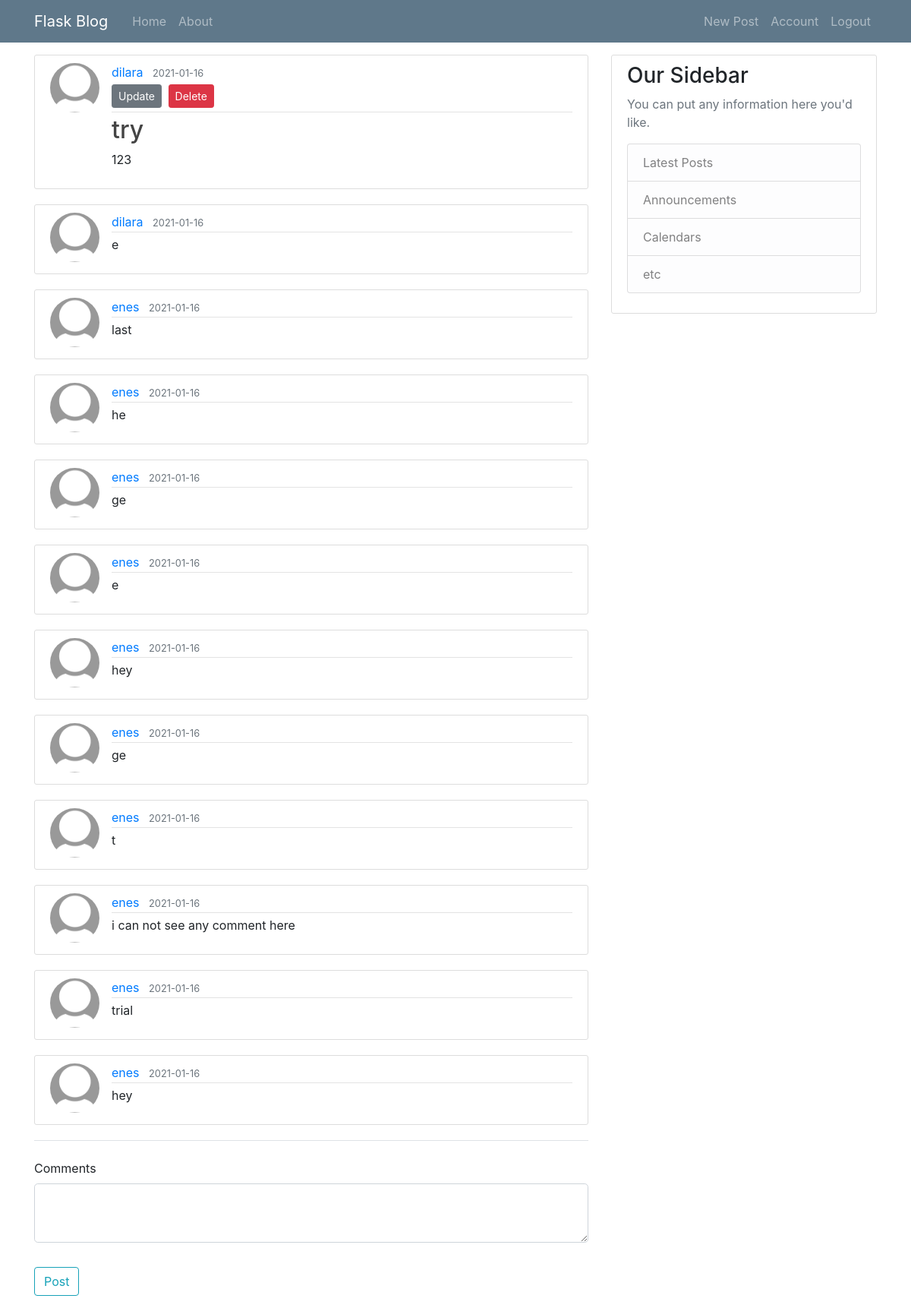
The app's page /post/1 (signed in) with its own data.
### Blog/models.py (models this page shows, shortened)
class User(db.Model, UserMixin):
    id = db.Column(db.Integer, primary_key=True)
    username = db.Column(db.String(20), unique=True, nullable=False)
    email = db.Column(db.String(120), unique=True, nullable=False)
    image_file = db.Column(db.String(20), nullable=False, default='default.jpg')
    password = db.Column(db.String(60), nullable=False)
    posts = db.relationship('Post', backref='author', lazy=True)
    comments = db.relationship('Comment', backref="author",lazy=True)

class Post(db.Model):
    id = db.Column(db.Integer, primary_key=True)
    title = db.Column(db.String(100), nullable=False)
    date_posted = db.Column(db.DateTime, nullable=False, default=datetime.utcnow)
    content = db.Column(db.Text, nullable=False)
    user_id = db.Column(db.Integer, db.ForeignKey('user.id'), nullable=False)
    comments = db.relationship('Comment', backref='entry', lazy=True)

class Comment(db.Model):
    id = db.Column(db.Integer, primary_key=True)
    date_posted = db.Column(db.DateTime, nullable=False, default=datetime.utcnow)
    content = db.Column(db.Text, nullable=False)
    post_id = db.Column(db.Integer, db.ForeignKey('post.id'), nullable=False)
    user_id = db.Column(db.Integer, db.ForeignKey('user.id'), nullable=False)

### Blog/routes.py (the view)
@app.route('/post/<int:post_id>', methods=['GET','POST'])
@login_required
def post(post_id):
    post = Post.query.get_or_404(post_id)
    form = CommentForm()
    if form.validate_on_submit():
        comment_post = Comment(content=form.content.data, entry=post, author=current_user)
        db.session.add(comment_post)
        db.session.commit()
        flash('Your comment has been created!', 'success')
        return redirect(url_for('post',post_id=post.id))
    comment = Comment.query.filter_by(post_id=post_id).order_by(Comment.date_posted.desc()).all()
    return render_template('post.html', post=post, form=form, comment=comment)

### Blog/forms.py
class CommentForm(FlaskForm):
    content = TextAreaField('Comments', validators=[DataRequired()])
    submit = SubmitField('Post')

### Blog/models.py (called while the page is built)
@login_manager.user_loader
def load_user(user_id):
    return User.query.get(int(user_id))

### Blog/templates/post.html (shortened to what this page needs)
{% extends "base.html" %}
{% block content %}
    <article class="media content-section">
      <img class="rounded-circle article-img" src="{{url_for('static', filename='images/' + post.author.image_file) }}" alt="">
      <div class="media-body">
        <div class="article-metadata">
          <a class="mr-2" href="{{url_for('user_posts', username=post.author.username)}}">{{ post.author.username }}</a>
          <small class="text-muted">{{ post.date_posted.strftime('%Y-%m-%d') }}</small>
          {% if post.author == current_user %}
            <div class="">
                <a class="btn btn-secondary btn-sm mt-1 mb-1" href="{{url_for('update_post', post_id=post.id)}}">Update</a>
                <button type="button" class="btn btn-danger btn-sm m-1" data-toggle="modal" data-target="#deleteModal" >Delete</button>
            </div>
          {% endif %}
        </div>
        <h2 class="article-title">{{ post.title }}</h2>
        <p class="article-content">{{ post.content|safe }}</p>
      </div>
    </article>
    {% for comment in comment %}
    <article class="media content-section">
      <img class="rounded-circle article-img" src="{{url_for('static', filename='images/' + comment.author.image_file) }}" alt="">
      <div class="media-body">
        <div class="article-metadata">
          <a class="mr-2" href="{{url_for('user_posts', username=comment.author.username)}}">{{ comment.author.username }}</a>
          <small class="text-muted">{{ comment.date_posted.strftime('%Y-%m-%d') }}</small>
        </div>
      <p class="article-content">{{ comment.content }}</p>
      </div>
    </article>
    {% endfor %}
    <form action="" method="POST">
        <fieldset class="form-group">
            <legend class="border-bottom mb-4">{{ legend }}</legend>
             <div class="form-group">
                {{ form.content.label(class="form-control-label") }}
                {% if form.content.errors %}
                  {{ form.content(class="form-control form-control-lg is-invalid") }}
                  <div class="invalid-feedback">
                    {% for error in form.content.errors %}
                      <span>{{ error }}</span>
                    {% endfor %}
                  </div>
                {% else %}
                  {{ form.content(class="form-control form-control-lg")}}
                {% endif %}
             </div>
        </fieldset>
         <div class="form-group">
           {{ form.submit(class="btn btn-outline-info") }}
          </div>
    </form>
{% endblock content %}

### Blog/templates/base.html (shortened to what this page needs)
<!DOCTYPE html>
<html lang="en" dir="ltr">
  <head>
   <link rel="stylesheet" tyle="text/css" href={{url_for('static',filename='main.css')}}>
   <link rel="stylesheet" tyle="text/css" href={{url_for('static',filename='prism.css')}}>
   <link rel="stylesheet" href="https://maxcdn.bootstrapcdn.com/bootstrap/4.0.0/css/bootstrap.min.css">
  </head>
  <body>
      <header class="site-header">
        <nav class="navbar navbar-expand-md navbar-dark bg-steel fixed-top">
          <div class="container">
            <a class="navbar-brand mr-4" href="/">Flask Blog</a>
            <div class="collapse navbar-collapse" id="navbarToggle">
              <div class="navbar-nav mr-auto">
                <a class="nav-item nav-link" href="{{ url_for('home') }}">Home</a>
                <a class="nav-item nav-link" href="{{ url_for('about') }}">About</a>
              </div>
              <div class="navbar-nav">
                {% if current_user.is_authenticated %}
                  <a class="nav-item nav-link" href="{{ url_for('new_post') }}">New Post</a>
                  <a class="nav-item nav-link" href="{{ url_for('account') }}">Account</a>
                  <a class="nav-item nav-link" href="{{ url_for('logout') }}">Logout</a>
                {% else %}
                  <a class="nav-item nav-link" href="{{ url_for('login') }}">Login</a>
                  <a class="nav-item nav-link" href="{{ url_for('register') }}">Register</a>
                {% endif %}
              </div>
            </div>
          </div>
        </nav>
      </header>
      <main role="main" class="container">
        <div class="row">
          <div class="col-md-8">
            <br>
            <br>
            <br>
            {% block content %}{% endblock %}
          </div>
          <div class="col-md-4">
            <br>
            <br>
            <br>
            <div class="content-section">
              <h3>Our Sidebar</h3>
              <p class='text-muted'>You can put any information here you'd like.
                <ul class="list-group">
                  <li class="list-group-item list-group-item-light">Latest Posts</li>
                  <li class="list-group-item list-group-item-light">Announcements</li>
                  <li class="list-group-item list-group-item-light">Calendars</li>
                  <li class="list-group-item list-group-item-light">etc</li>
                </ul>
              </p>
            </div>
          </div>
        </div>
      </main>
  </body>
  </body>
</html>

### Blog/static/main.css (style rules this page uses)
body { background: #fafafa; color: #333333; margin-top: 5rem; }
h1, h2, h3, h4, h5, h6 { color: #444444; }
.bg-steel { background-color: #5f788a; }
.site-header .navbar-nav .nav-link { color: #cbd5db; }
.content-section { background: #ffffff; padding: 10px 20px; border: 1px solid #dddddd; border-radius: 3px; margin-bottom: 20px; }
.article-title { color: #444444; }
.article-content { white-space: pre-line; }
.article-img { height: 65px; width: 65px; margin-right: 16px; }
.article-metadata { padding-bottom: 1px; margin-bottom: 4px; border-bottom: 1px solid #e3e3e3 }

### records on screen
User: image_file (placeholder picture), author.username "dilara"
Post: date_posted "2021-01-16", title "try", content "123"
Comment: image_file (placeholder picture), author.username "dilara", date_posted "2021-01-16", content "e"
Comment: image_file (placeholder picture), author.username "enes", date_posted "2021-01-16", content "last"
Comment: image_file (placeholder picture), author.username "enes", date_posted "2021-01-16", content "he"
Comment: image_file (placeholder picture), author.username "enes", date_posted "2021-01-16", content "ge"
Comment: image_file (placeholder picture), author.username "enes", date_posted "2021-01-16", content "e"
Comment: image_file (placeholder picture), author.username "enes", date_posted "2021-01-16", content "hey"
Comment: image_file (placeholder picture), author.username "enes", date_posted "2021-01-16", content "ge"
Comment: image_file (placeholder picture), author.username "enes", date_posted "2021-01-16", content "t"
Comment: image_file (placeholder picture), author.username "enes", date_posted "2021-01-16", content "i can not see any comment here"
Comment: image_file (placeholder picture), author.username "enes", date_posted "2021-01-16", content "trial"
Comment: image_file (placeholder picture), author.username "enes", date_posted "2021-01-16", content "hey"
